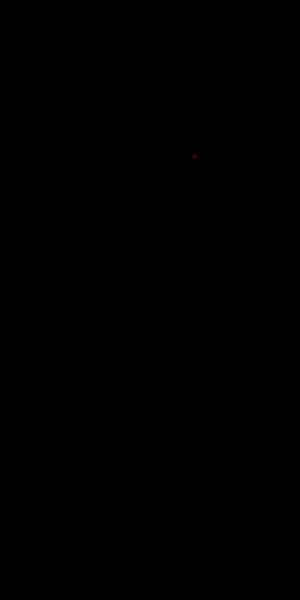
Frame 1 (no input)
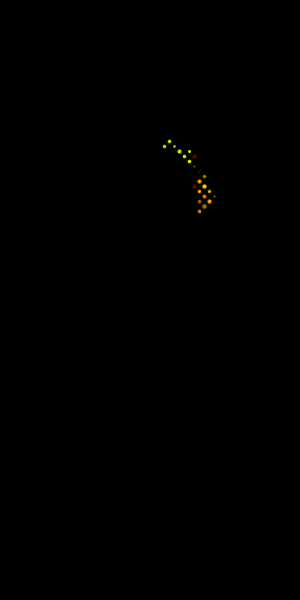
Frame 60 (the mouse pressed at the canvas centre just before this capture)
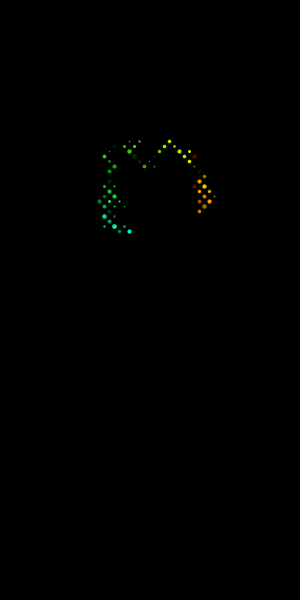
Frame 120 (the mouse held since frame 60 and released just before this capture)

The Processing sketch that drew these frames (run headless with seeded random() and noise(); from frame 60 on, the mouse is pressed at the canvas centre):

// Processing sketch: randomwalk02
// ── randomwalk02.pde
int stepSize = 5;
float pointSize = 5;

int x;
int y;

void setup() {
  size(300, 600);
  colorMode(HSB);
  background(0);

  x = round(random(width));
  y = round(random(height));
}

void draw() {
  strokeWeight(random(pointSize / 4, pointSize));
  stroke(frameCount % 255, 255, 255, randomColor());
  point(x, y);
  
  x = updatePoint(x, width);
  y = updatePoint(y, height);
}

int randomColor() {
  return round(random(255));
}

/*
 * position: position auf der achse
 * maximum: maximum der achse
 */
int updatePoint(int position, int maximum) {
  
  int offset;
  float leftOrRight = random(-1, 1);
  int newPosition;

  if (leftOrRight < 0) {
    offset = stepSize;
  }
  else {
    offset = -stepSize;
  }
  
  newPosition = position + offset;
  boolean newPositionIsOnStage = isOnStage(newPosition, maximum);
  
  // die neue position ist innerhalb der bühne
  if (newPositionIsOnStage) {
    return newPosition;
  }
  else {
    // außerhalb der bühne -> erneut berechnen
    return updatePoint(position, maximum);
  }
}

boolean isOnStage (int position, int maximum) {
  // position ist kleiner als 0 oder größer-gleich maximum
  if (position < 0 || position >= maximum) {
    return false;
  }
  else {
    return true;
  }
}
